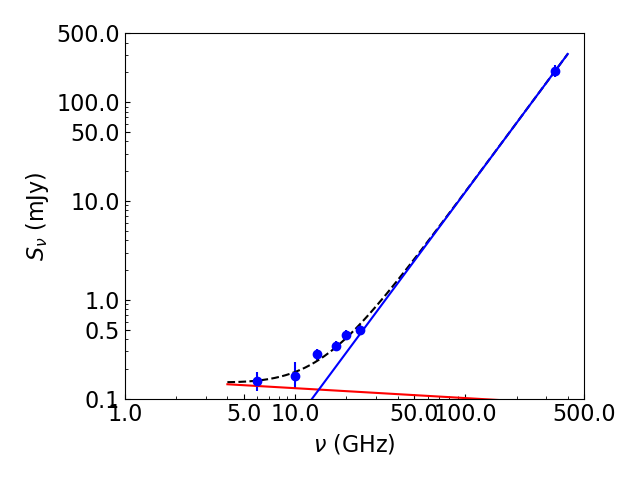

Here is the Python script that generated this plot:
import numpy as np
import matplotlib.pyplot as plt
import matplotlib
import scipy.optimize

# Function for finding reduced chi-squared values
def reduced_chisquared(observed, expected, errors, no_parameters):
	dof = len(observed) - no_parameters
#	print dof
	sum_square_deviations = 0.0

	for i in range(len(observed)):
		square_deviation = (observed[i] - expected[i])**2 / errors[i]**2
		sum_square_deviations += square_deviation
#		print square_deviation
#		print sum_square_deviations
	
	red_chi_squared = sum_square_deviations/dof
#	print red_chi_squared
	return red_chi_squared
	
# Combined power law spectrum
def combined_power_law_fit(freq, alpha_high, K_1, K_2, K_3):
	log_flux = np.log10((K_1*freq**2)*(1 - np.exp(K_2*freq**-2.1)) + K_3*freq**alpha_high)
	return log_flux


# Flux values
#flux = np.array([0.15, 0.17, 0.28, 0.34, 0.44, 0.49, 2.95, 3.69, 207.0])
#flux_err = np.array([0.03, 0.05, 0.02, 0.02, 0.03, 0.03, 0.05, 0.07, 22.0])
flux = np.array([0.15, 0.17, 0.28, 0.34, 0.44, 0.49, 207.0])
flux_err = np.array([0.03, 0.05, 0.02, 0.02, 0.03, 0.03, 22.0])

# Add in quadrature 10% absolute flux calibration error
flux_err = np.sqrt(flux_err**2 + (0.1*flux)**2)
print(flux_err)

# Logs of flux densities for the log-log graph
log_flux = np.log10(flux)
log_flux_err = (flux_err) / (flux * np.log(10))

# Frequencies that flux was measured at (X data)
freq = np.array([6.0, 10.0, 13.5, 17.5, 20.0, 24.0, 336.0])

# Log of frequencies for the log-log graph
log_freq = np.log10(freq)

############## 2. Find spectral index in each part of spectrum #################
################################################################################
init_guess = [2.0, 10.0, 1.0e-3, 0.01]
popt, pcov = scipy.optimize.curve_fit(combined_power_law_fit, freq, log_flux, init_guess)
print(popt)
alpha_high, K_1, K_2, K_3 = popt
print("High frequency spec. ind.: ", alpha_high)

############## 6. Plot all the spectra in graphs ############################### 
#############################################################################

# Make major tick labels in log-log graph corresponding to frequencies listed in following array
new_x_tick_labels=np.array([1.0, 5.0, 10.0, 50.0, 100.0, 500.0])
# Minor tick labels every 1 GHz from 1 - 10 GHz, every 10 GHz from 10 - 100 GHz, and every 100 GHz from 100 - 500 GHz
new_x_minor_tick_labels = np.concatenate((np.arange(1.0, 10.0, 1.0), np.arange(10.0, 100.0, 10.0), np.arange(100.0, 500.0, 100.0)))
# Get log of frequencies for tick labels so they can be applied to get corresponding tick locations in the log-log graph
new_x_tick_locations=np.log10(new_x_tick_labels*(1.0))
new_x_minor_tick_locations=np.log10(new_x_minor_tick_labels*(1.0))

# Make major tick labels in log-log graph corresponding to flux densities listed in following array
new_y_tick_labels=np.array([0.1, 0.5, 1.0, 10.0, 50.0, 100.0, 500.0])
# Minor tick labels every 10 uJy from 10 - 100 uJy and every 100 uJy from 100 - 1500 uJy
new_y_minor_tick_labels=np.concatenate((np.arange(0.1,1.0,0.1), np.arange(1.0, 10.0, 1.0), np.arange(10.0, 100.0, 10.0), np.arange(100.0, 500.0, 100.0)))
# Get log of flux densities for tick labels so they can be applied to get corresponding tick locations in the log-log graph
new_y_tick_locations=np.log10(new_y_tick_labels)
new_y_minor_tick_locations=np.log10(new_y_minor_tick_labels)


############## 8. Plot the spectrum with all fits  ##################
#####################################################################

#Makes ticks point inwards
matplotlib.rcParams['xtick.direction'] = 'in'
matplotlib.rcParams['ytick.direction'] = 'in'
# Makes all text non-italic
matplotlib.rcParams.update({'mathtext.default': 'regular'})
# Sets font size of all text on graph
matplotlib.rcParams.update({'font.size': 16})
plt.rc('legend', fontsize=16)

# Plot data values
#fig = plt.figure(5, figsize=[9.6,6.3])
fig = plt.figure(5)
ax = fig.add_subplot(111)
plt.errorbar(log_freq, log_flux, yerr=log_flux_err, fmt='bo')

# Plot spectral fit
# Make array of frequencies to plot spectral fit
freq_samples = np.arange(4.0, 400.0, 0.1)
spectral_fit = combined_power_law_fit(freq_samples, alpha_high, K_1, K_2, K_3)

# Plot combined spectral fit over all frequencies
plt.plot(np.log10(freq_samples), spectral_fit, 'k--')

# Plot low freq. spectral fit
plt.plot(np.log10(freq_samples), np.log10((K_1*freq_samples**2)*(1 - np.exp(K_2*freq_samples**-2.1))), 'r-')

# Plot high freq. spectral fit
plt.plot(np.log10(freq_samples), alpha_high*np.log10(freq_samples) + np.log10(K_3), 'b-')

# Set axes for the log-log graph by getting log of upper and lower limits for axes
plt.axis(np.log10([1.0, 500.0, 0.1, 500.0]))

# Apply major and minor ticks for x and y axes
ax.set_xticks(new_x_tick_locations)
ax.set_xticklabels(new_x_tick_labels)
ax.set_xticks(new_x_minor_tick_locations, minor=True)
ax.set_yticks(new_y_tick_locations)
ax.set_yticklabels(new_y_tick_labels)
ax.set_yticks(new_y_minor_tick_locations, minor=True)

plt.xlabel(r'$\mathit{\nu}$ (GHz)')
plt.ylabel(r'$\mathit{S_{\nu}}\ (mJy$)')

plt.tight_layout()				# Make everything fit in window
plt.savefig('spectrum_L1551_NE_2_ff_spec_fit.png')

plt.show()
